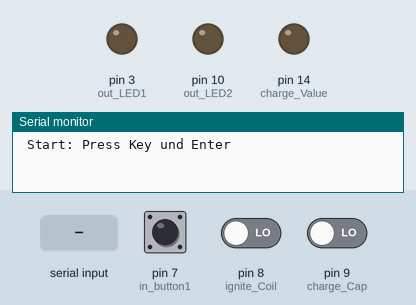
Simulated run of this sketch. Board: Arduino Uno, built for the host (arithmetic inside an expression is 32-bit, double 64-bit). Parts: output pins drawn as LEDs (lit = HIGH), the last lines printed to the serial monitor. The inputs (shaded band) are chosen by the test bench; at power-on: pin 7 (in_button1) LOW, pin 8 (ignite_Coil) LOW, pin 9 (charge_Cap) LOW.

Above: at 2.4 s.
2.5 s: "1" received over Serial
At 8.3 s:
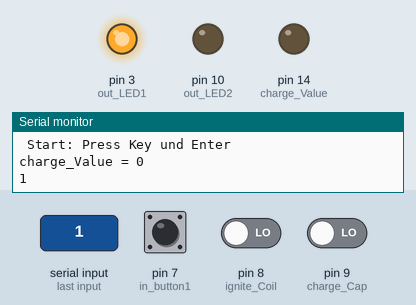
Timing chart, 0 to 9.8 s (numbered marks = the images above; inputs shaded):
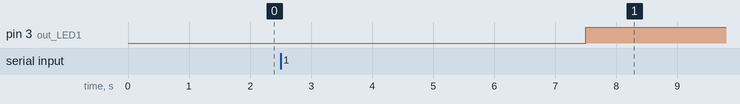

The sketch:

Counter.ino
```cpp
// Programm for Teensy 3.2

const int in_button1 = 7;         // Button
const int out_LED1 = 3;           // Green LED
const int out_LED2 = 10;          // Red LED

 int i_buttonState1 = 0;          // State of button
 int i_igniteCoilState = 0;       // State of ignite coil
 int i_charge_CapState = 0;       // State of charge capazitor

 int charge_Cap = 9;              // cable bruin
 int ignite_Coil = 8;             // cable green
 int charge_Value = 14;           // cable grey

 int power = 0;
 int increase = 1;

 String Start;

void setup(){

  Start = Serial.readString();
  Serial.println(" Start: Press Key und Enter ");
      while (Serial.available()==0) {
      }


  pinMode(in_button1, INPUT);
  pinMode(out_LED1, OUTPUT);
  pinMode(out_LED2, OUTPUT);
  pinMode(charge_Cap, INPUT_PULLDOWN);
  pinMode(ignite_Coil, INPUT_PULLDOWN);

  pinMode(charge_Value, OUTPUT);

delay (5000);
}

int Intensity = 0;

void loop(){

 analogWrite(charge_Value, power);            // count from zero
      Serial.print("charge_Value = ");
      Serial.println(power);

 i_buttonState1 = digitalRead(in_button1);
 i_igniteCoilState = digitalRead(ignite_Coil);
 i_charge_CapState = digitalRead(charge_Cap);

  if (i_igniteCoilState == HIGH ){
      analogWrite(charge_Value, power);
      power = 20;
      Serial.print("ignite = ");
      Serial.println(power);

   }

 if (i_buttonState1 == HIGH) {
     digitalWrite(out_LED1, LOW);  // Green LED
     digitalWrite(out_LED2, HIGH);
     power = 20;
     Serial.print("Button pressed = ");
     Serial.println(power);

     delay (100);
     }

 else {
    digitalWrite(out_LED1, HIGH);
    digitalWrite(out_LED2, LOW);
    delay (100);
    }

  if (charge_Cap == HIGH || i_buttonState1 == HIGH)
     power = 20;
     power = power + increase;
    if (power == 0 || power >= 256) {
       power = 255;
       digitalWrite(out_LED2, LOW);       }
       Serial.print("");
       Serial.println(power);
       delay (1000);
    }
```

Measured:
- after the input at 2.5 s, pin 3 (out_LED1): LOW → HIGH after 5.0 s
